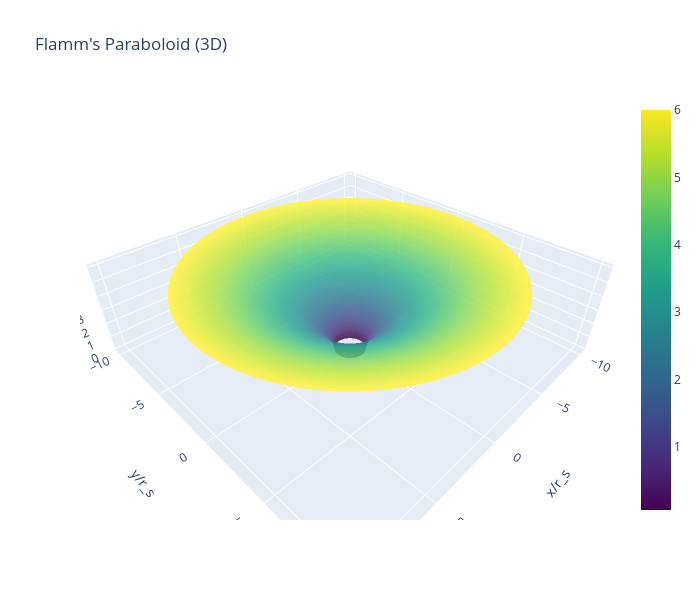

The code cell stored with this chart in its notebook:
### Markdown cell above
## 3D Flamm's Paraboloid

The spatial stretching can be visualized as **Flamm's paraboloid**: a 2D embedding of the spatial geometry around a mass.

### Code cell
# 3D embedding of the spatial geometry
fig = spacetime_embedding_3d(lang='en')
if fig is not None:
    fig.show()

### Figure 1 — Plotly figure (JSON) as saved in the notebook; plotly's stock layout.template omitted (floating-point values rounded to 4 significant figures; data arrays with more than 128 entries replaced by an {"elided": "..."} marker saying what was removed)
{"data": [{"colorscale": [[0, "#440154"], [0.1111, "#482878"], [0.2222, "#3e4989"], [0.3333, "#31688e"], [0.4444, "#26828e"], [0.5556, "#1f9e89"], [0.6667, "#35b779"], [0.7778, "#6ece58"], [0.8889, "#b5de2b"], [1, "#fde725"]], "opacity": 0.8, "type": "surface", "x": {"elided": "100x200 float values"}, "y": {"elided": "100x200 float values"}, "z": {"elided": "100x200 float values"}}], "layout": {"height": 600, "scene": {"aspectmode": "data", "xaxis": {"title": {"text": "x/r_s"}}, "yaxis": {"title": {"text": "y/r_s"}}, "zaxis": {"title": {"text": "z/r_s"}}}, "title": {"text": "Flamm's Paraboloid (3D)"}, "width": 700}}
